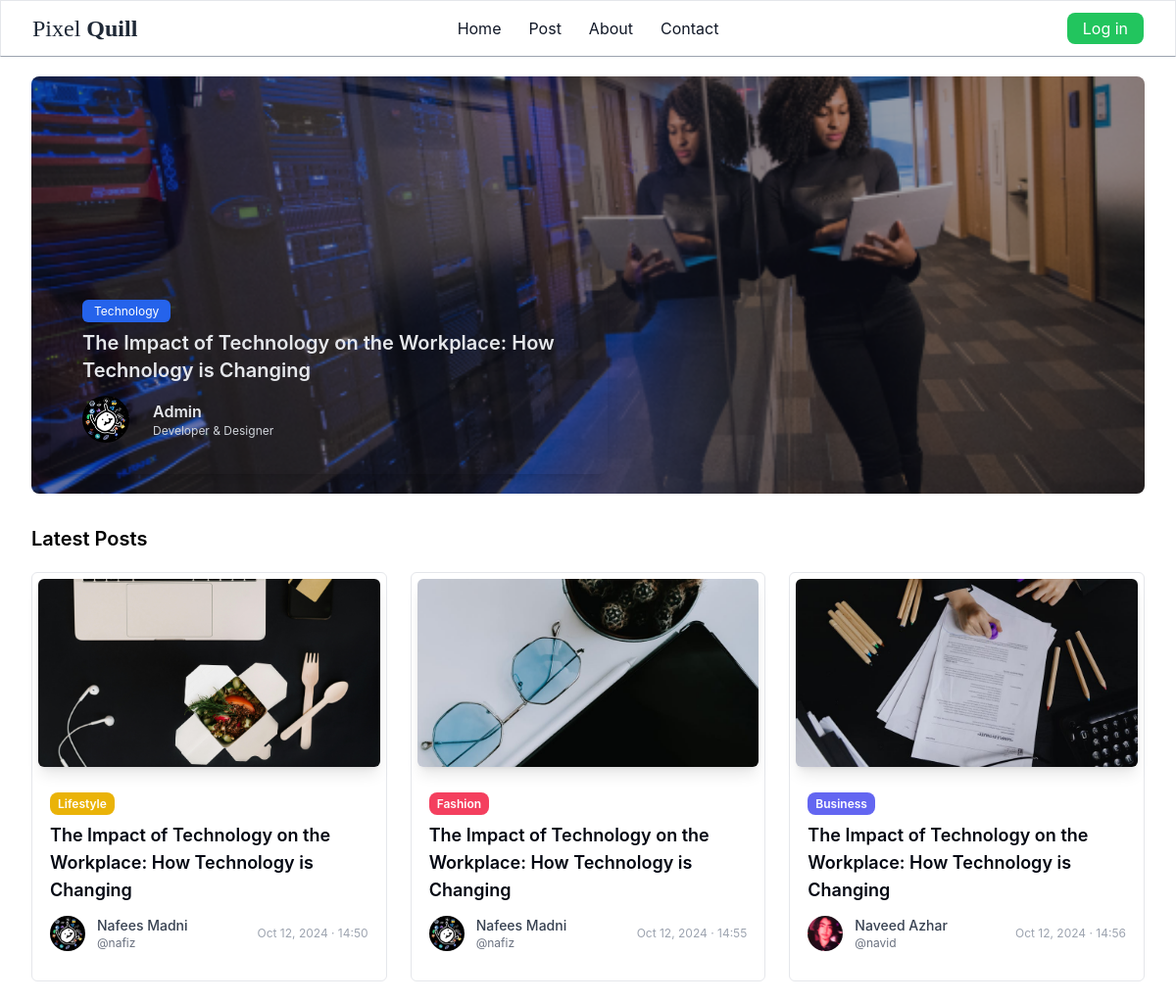
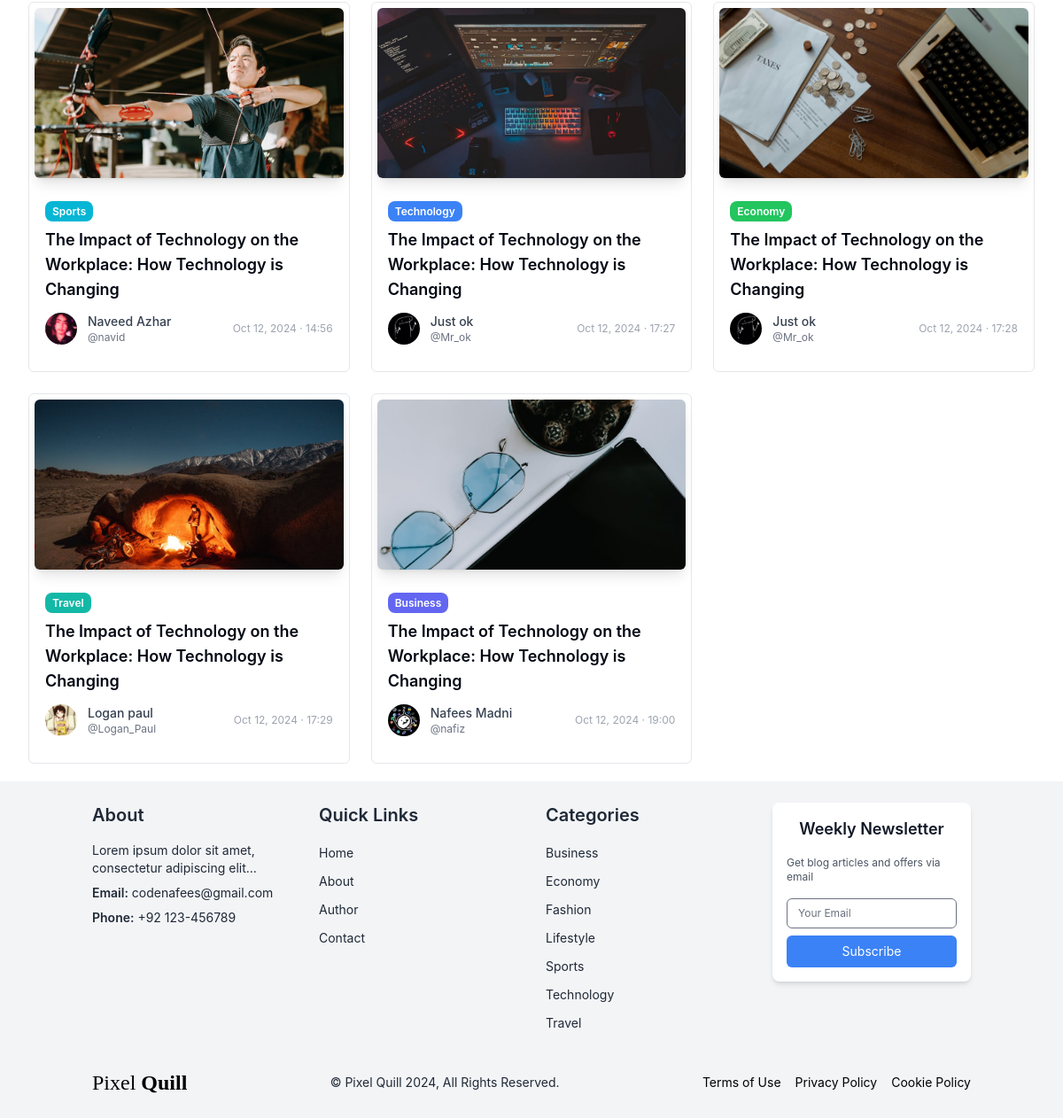
/, run on an earlier commit of the app's database (2 pictures, top to bottom).
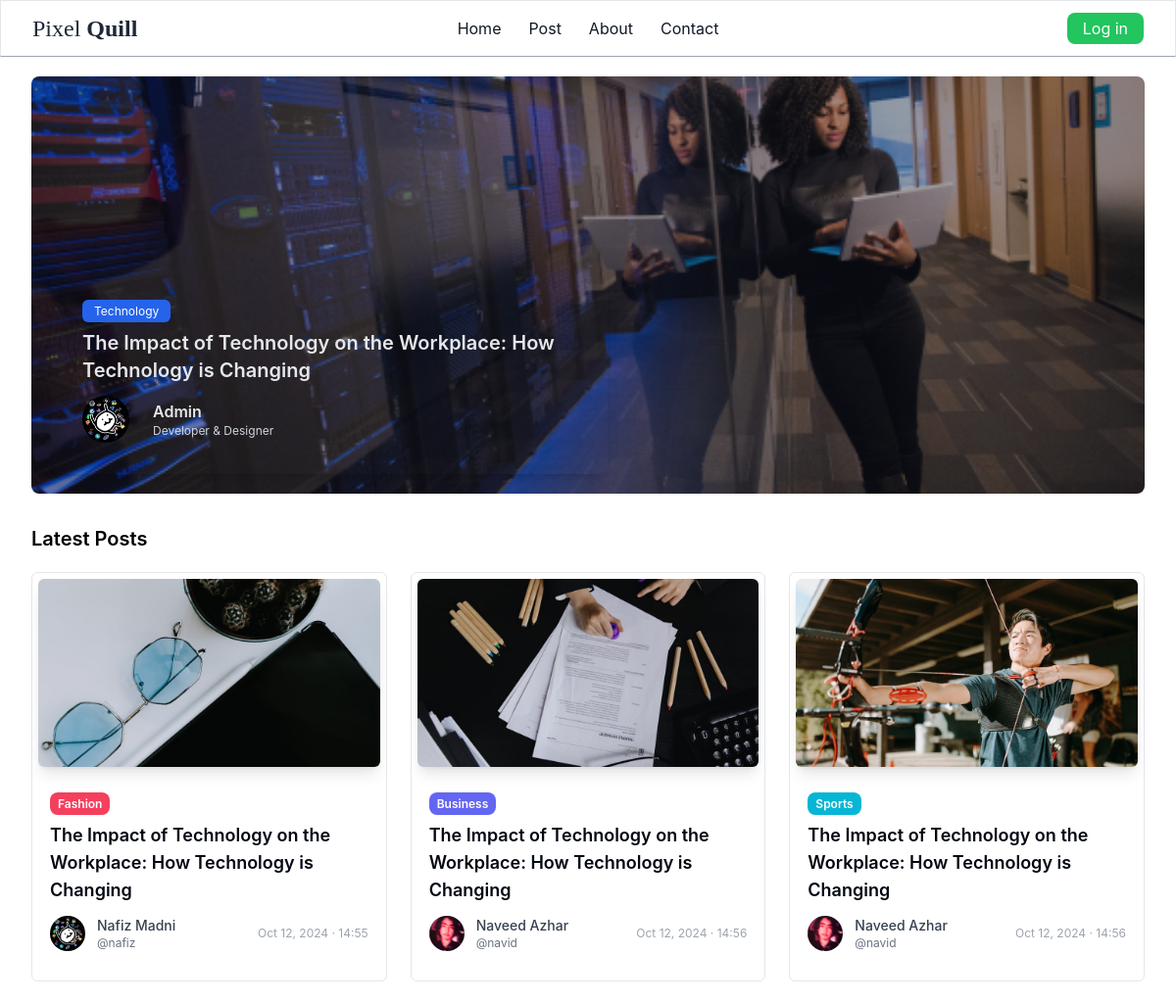
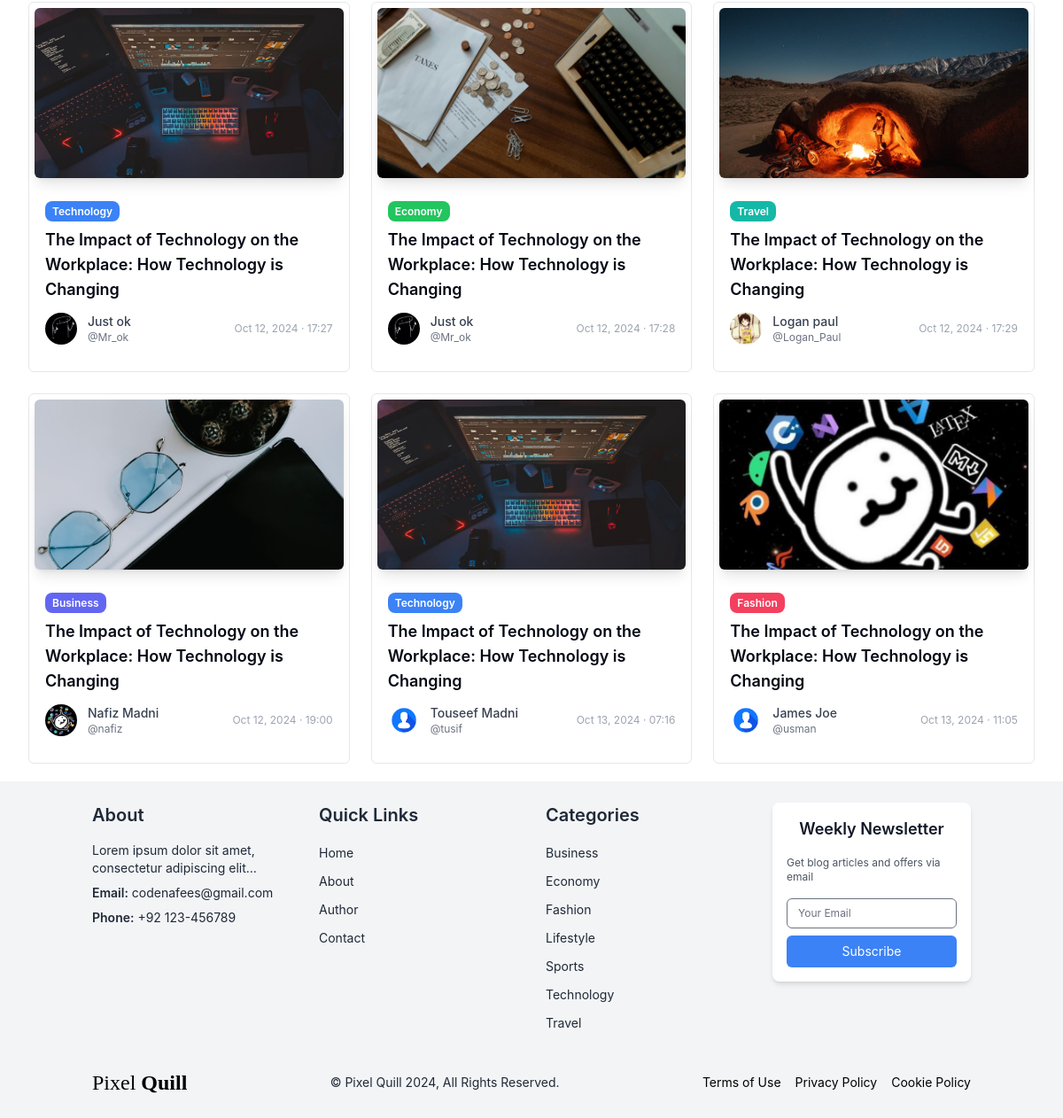
And on a later commit of the database (2 pictures, top to bottom).
### core/models.py (models this page shows, shortened)
class Blog(models.Model):
     created_by = models.ForeignKey(User, on_delete=models.CASCADE, related_name='author_blogs')
     heading = models.CharField(max_length=255, blank=False, null=True)
     category = models.ForeignKey(Category, on_delete=models.CASCADE, related_name="category_blogs")
     description = models.TextField(max_length=3000, null=True)
     image = models.ImageField(upload_to= 'blog/', null=True)
     added_date = models.DateTimeField(auto_now_add=True, null=True)

class Category(models.Model):
     name = models.CharField(max_length=255,  unique=True)
     class Meta:
          verbose_name_plural = 'Categories'
          ordering  = ('name',)
     def __str__(self):
          return self.name

### authentication/models.py (models this page shows, shortened)
class Profile(models.Model):
    user =  models.OneToOneField(User, on_delete=models.CASCADE, related_name="profile")
    f_name = models.CharField(max_length=10, default='James')
    l_name = models.CharField(max_length=10, default='Joe')
    job_role = models.CharField(max_length=10, default='_job')
    profile_img = models.ImageField(upload_to='dp_img/', default=get_default_image_path, )
    bio = models.TextField(max_length=400, blank=True)
    acc_created = models.DateTimeField(auto_now_add=True, blank=True, null=True)

### core/views.py (the view)
# urls.py: path('', views.home , name='home'),
def home(request):
     profile = getUserProfile(request=request)
     profiles = Profile.objects.select_related('user').all()
     blogs = Blog.objects.select_related('created_by').prefetch_related('category').all()
     return render(request, 'core/home.html',
     {
          'blogs': blogs,
          'btn_cols': btn_cols,
          'profile': profile,
          'profiles': profiles,
     }) # indirectly passing the list of category to layout.html

### core/templatetags/custom_filters.py (called while the page is built)
@register.filter(name="get_btn_col")  # Register the filter with a name
def get_btn_col(category, btn_cols):
    return btn_cols[str(category)]

@register.filter(name="get_formated_date")
def get_formated_date(added_date):
    return added_date.strftime("%b %d, %Y · %H:%M")

@register.filter(name="get_user_dp")
def get_user_dp(user_id):
    user = User.objects.get(pk=user_id)
    user_data = user.profile
    return user_data.profile_img.url

@register.filter(name="get_user_full_name")
def get_user_full_name(user_id):
    user = User.objects.get(pk=user_id)
    user_data = user.profile
    return f'{user_data.f_name} {user_data.l_name}'

### pixelquill/context_processors.py (called while the page is built)
def category_context(request):
    return {
        'categories':  categories,
    }

### pixelquill/utils.py (called while the page is built, shortened)
def getUserProfile(request):
     if not request.user.is_authenticated :
          profile = None
          return profile

### core/templates/core/home.html (shortened to what this page needs)
{% extends "core/layout.html" %}
{% load custom_filters %}
{% load static %}
{% block content %}
<div class="mx-4 sm:mx-8 my-5">
    <div class="w-full">
        <div class="w-full relative">
            <div class="aspect-[16/9] sm:aspect-[16/6]">
                <img src="{% static 'img/home.png' %}" alt="Technology in workplace" class="w-full h-full rounded-lg object-cover object-left-top">
            </div>
            <div class="absolute bottom-0 left-0 right-0 m-4 sm:m-5 md:w-2/3 lg:w-1/2 xl:w-[500px]">
                <div class="rounded-lg shadow-lg px-4 py-6 sm:px-8 sm:py-8">
                    <div class="">
                        <span class="bg-blue-600 text-white text-xs px-3 py-1 rounded-md">Technology</span>
                    </div>
                    <h2 class="my-2 text-gray-200 font-semibold text-lg sm:text-xl mb-3 text-wrap">The Impact of Technology on the Workplace: How Technology is Changing</h2>
                    <div class="flex items-center space-x-4 sm:space-x-6">
                        <div class="flex-shrink-0 w-10 h-10 sm:w-12 sm:h-12 rounded-full overflow-hidden">
                            <img src="{% static 'img/dp.jpg' %}" alt="Author" class="w-full h-full object-cover"/>
                        </div>
                        <div class="flex-shrink-0">
                            <h2 class="text-sm sm:text-base font-semibold text-gray-200 whitespace-nowrap">Admin</h2>
                            <p class="text-xs text-gray-300 whitespace-nowrap">Developer & Designer</p>
                        </div>
                    </div>
                </div>
            </div>
        </div>
    </div>
    <h3 class="font-semibold text-xl mb-3 mt-8">Latest Posts</h3>
    <div class="grid grid-cols-1 sm:grid-cols-2 lg:grid-cols-3 gap-6 my-5">
        {% for blog in blogs %}
            <div class="border p-1.5 rounded-md">
                <a href="{% url 'details' blog.id %}">
                    <img src="{{blog.image.url}}" alt="{{blog.name}}" class="rounded-md w-full h-48 shadow-lg object-cover object-center"/>
                    <div class="mx-3 my-6">
                        <a href="{% url 'category' blog.category.id %}" class="rounded-lg text-xs font-semibold {{ blog.category | get_btn_col:btn_cols }} text-white py-1 px-2">{{ blog.category }}</a>
                        <div class="bg-white rounded-b-md mt-2">
                            <div class="flex justify-between items-center">
                                <h3 class="text-gray-950 text-base sm:text-lg font-semibold">{{ blog.heading }}</h3>
                            </div>
                        </div>
                        <div class="flex flex-col sm:flex-row items-start sm:items-center justify-between space-y-2 sm:space-y-0 sm:space-x-3 my-3">
                            <div class="flex items-center space-x-3">
                                <a href="{% url 'author' blog.created_by.id %}" class="m-0" >
                                    <div class="w-9 h-9 rounded-full overflow-hidden">
                                        <img src="{{ blog.created_by.id | get_user_dp }}" alt="Author" class="w-full h-full object-cover"/>
                                    </div>
                                </a>
                                <div>
                                    <span class="text-gray-700 text-sm sm:text-[14px] block font-medium">{{ blog.created_by.id | get_user_full_name}}</span>
                                    <span class="text-gray-500 text-xs sm:text-[12px] block">@{{ blog.created_by }}</span>
                                </div>
                            </div>
                            <span class="text-gray-400 text-xs">{{ blog.added_date | get_formated_date }}</span>
                        </div>
                    </div>
                </a>
            </div>
        {% endfor %}
    </div>
</div>
{% endblock %}

### core/templates/core/layout.html (shortened to what the changed rows need)
{% load static %}
{% load static tailwind_tags %}
<!DOCTYPE html>
<html lang="en">
<head>
	{% tailwind_css %}
</head>
<body class="font-inter">
{% block content %}   {% endblock %}
    <footer class="bg-gray-100 text-black py-6">
        <div class="container mx-auto px-4">
            <div class="grid grid-cols-1 md:grid-cols-2 lg:grid-cols-4 gap-8">
                <div class="col-span-1 text-gray-800">
                    <ul>
                        {% for category in categories %}
                        <li class="mb-2"><a href="{% url 'category' category.id %}" class="text-sm hover:underline">{{ category.name }}</a></li>
                        {% endfor %}
                    </ul>
                </div>
                <div class="col-span-1">
                    <div class="bg-white rounded-lg shadow-md p-4">
                        <h2 class="text-lg font-semibold mb-4 text-gray-900 text-center">Weekly Newsletter</h2>
                    </div>
                </div>
            </div>
        </div>
    </footer>
</body>
</html>

What changed in the data, as far as the page shows it:
removed Blog: image (picture), category "Lifestyle", heading "The Impact of Technology on the Workplace: How Technology is Changing", created_by.id|get_user_dp (picture), created_by.id|get_user_full_name "Nafees Madni", created_by "nafiz", added_date|get_formated_date "Oct 12, 2024 · 14:50"
changed through a linked row, Blog "Oct 12, 2024 · 14:55": created_by.id|get_user_full_name "Nafees Madni" → "Nafiz Madni"
changed through a linked row, Blog "Oct 12, 2024 · 19:00": created_by.id|get_user_full_name "Nafees Madni" → "Nafiz Madni"
added Blog: image (picture), category "Technology", heading "The Impact of Technology on the Workplace: How Technology is Changing", created_by.id|get_user_full_name "Touseef Madni", created_by "tusif", added_date|get_formated_date "Oct 13, 2024 · 07:16"
added Blog: image (picture), category "Fashion", heading "The Impact of Technology on the Workplace: How Technology is Changing", created_by.id|get_user_full_name "James Joe", created_by "usman", added_date|get_formated_date "Oct 13, 2024 · 11:05"
